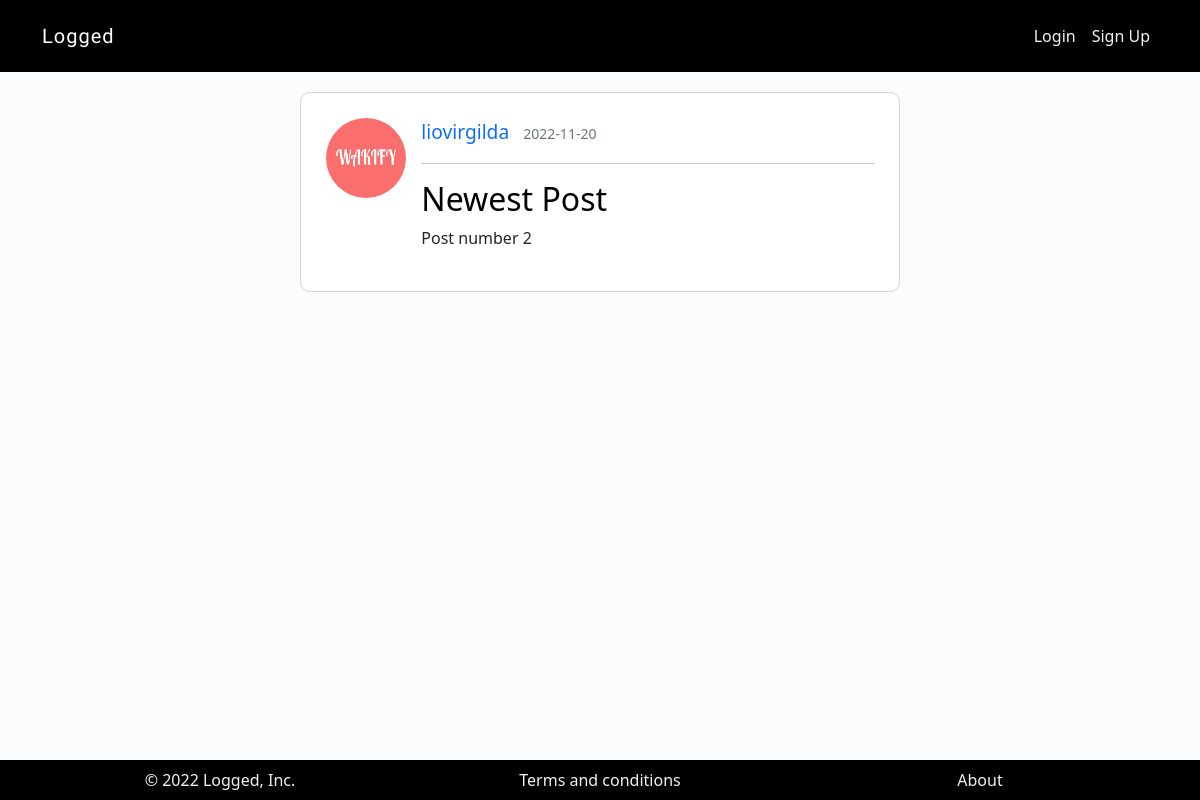
The page /post/2 on the database as committed earlier.
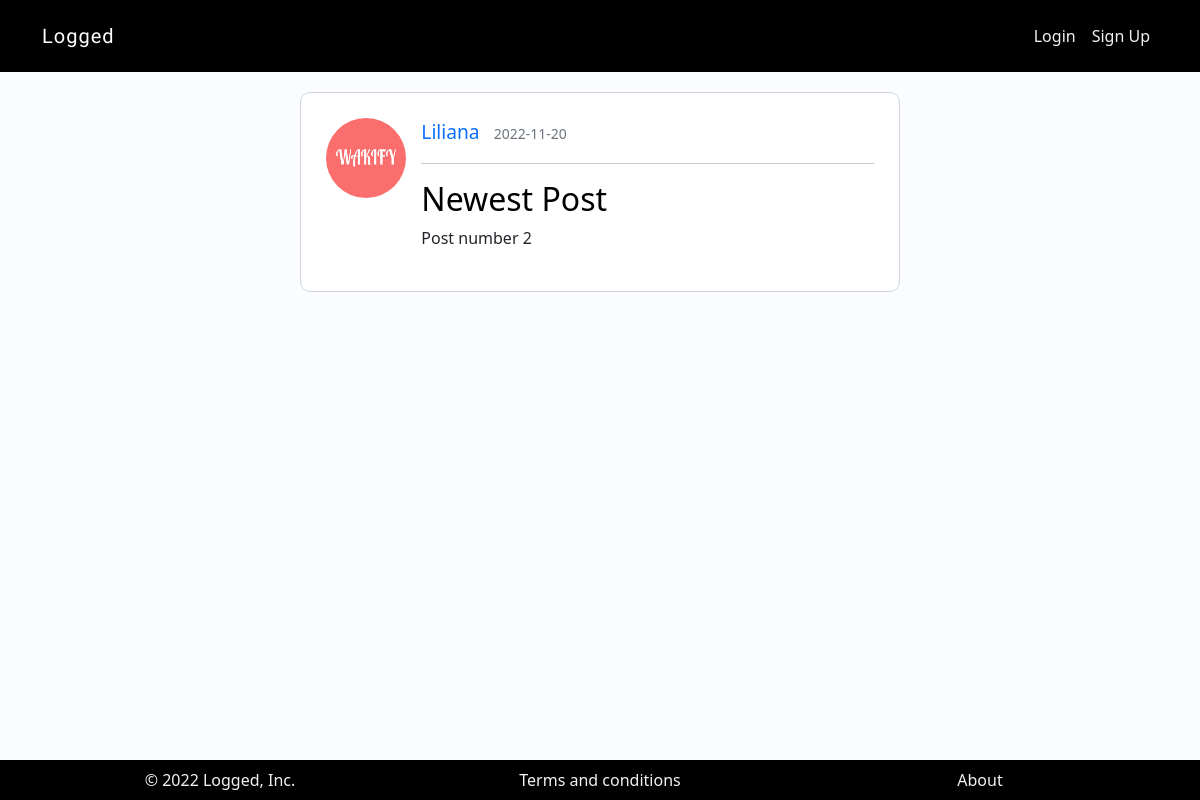
The same page on the database as committed later.
### blogapp/models.py (models this page shows, shortened)
class User(db.Model):
    id = db.Column(db.Integer, primary_key=True)
    name = db.Column(db.String, nullable=False)
    username = db.Column(db.String, unique=True, nullable=False)
    email = db.Column(db.String, unique=True, nullable=False)
    password = db.Column(db.String(40), nullable=False)
    profile_picture = db.Column(db.String, nullable=False, default="default.jpeg")
    summary = db.Column(db.String)
    posts = db.relationship("Post", backref="author", lazy=True)

### blogapp/post_routes.py (the view)
@app.route("/post/<int:id>")
def single_post(id):
    post = db.session.execute(db.select(Post).where(
            Post.id == id)).scalar()
    return render_template("post.html", post = post)

### blogapp/templates/post.html (shortened to what this page needs)
{% extends 'layout.html' %}
{% block content %}
<div class="container posts">
    <div class="row">
        <div class="col-3 col-md-2">
            <img class="picture_post" src="../static/uploads/{{post.author.profile_picture}}" alt="Profile Picture">
        </div>
        <div class="col-9 col-md-10">
            <div>
                <a class="post-author mr-2" href="/{{post.user_id}}">{{ post.author.name }}</a>
                <small class="text-muted">{{ post.postedOn.strftime("%Y-%m-%d") }}</small>
            </div>
            <hr>
            <div class="post-text">
                <h2><a class="post-title" href="/post/{{post.id}}">{{ post.title }}</a></h2>
                <p class="post-content">{{ post.text }}</p>
            </div>
        </div>
    </div>
</div>
{% endblock %}

Rows that differ between the two databases and show on the page:
changed User: author.name "liovirgilda" → "Liliana"
